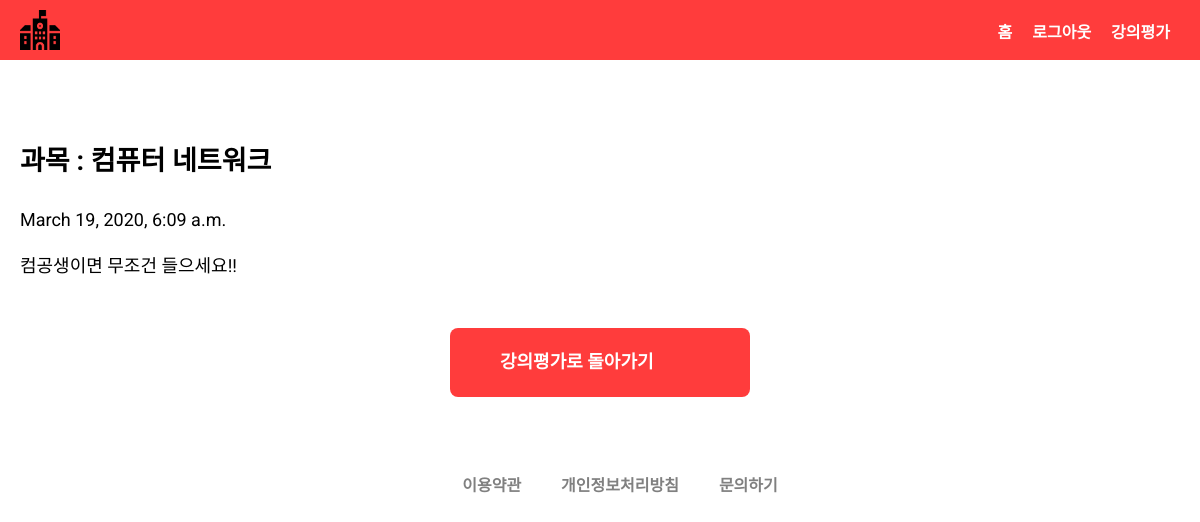
The page /user/33/ on the database its author committed.
### ouruser/models.py (models this page shows, shortened)
class Blog(models.Model):
    title= models.CharField(max_length=100, verbose_name = '제목')
    pub_date = models.DateTimeField(auto_now_add=True, verbose_name = '게시일시')
    body= models.TextField(max_length=5000, verbose_name = '내용')

### ouruser/views.py (the view)
# urls.py: path('<int:blog_id>/', views.detail, name='detail'),
def detail(request, blog_id):
    details = get_object_or_404(Blog, pk = blog_id)
    return render(request, 'detail.html', {'details':details})

### ouruser/templates/detail.html (shortened to what this page needs)
{% extends 'base.html' %}
{% block contents %}
    <br>
    <body>
 <div class="container">
  <br>
    <h2> 과목 : {{ details.title }} </h2>
    <p> {{ details.pub_date }} </p>
    <p> {{ details.body }} </p>
    <br>
    <a href="{% url 'home' %}" class="cta">강의평가로 돌아가기</a>
 </div>
 {% endblock %}

### static/css/index_style.css (style rules this page uses)
*, *::before, *::after { box-sizing: border-box; }
html { font-size: 10px; }
body { min-width: 1060px; font-size: 1.8rem; line-height: 1.6; font-family: Roboto, Avenir, sans-serif; }
a { text-decoration: none; }
.container { max-width: 1400px; margin: 0 auto; padding: 0 20px; position: relative; }
.cta { color: white; width: 300px; font-weight: 800; margin: 0 auto 60px; display: block; padding: 20px 50px; border-radius: 8px; background: rgb(255, 60, 60); }

### rows shown on the page
Blog: title "컴퓨터 네트워크", pub_date "March 19, 2020, 6:09 a.m.", body "컴공생이면 무조건 들으세요!!"
